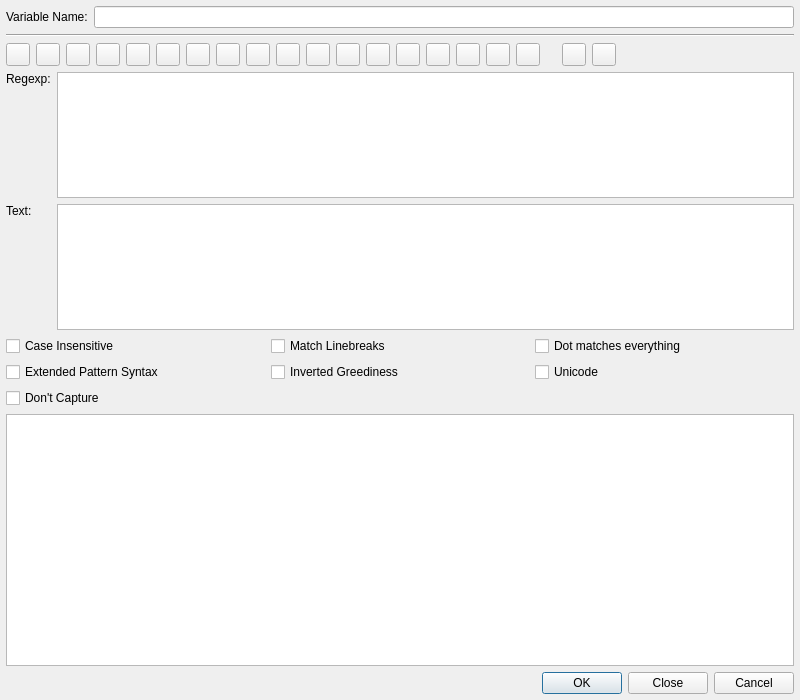
<?xml version="1.0" encoding="UTF-8"?>
<ui version="4.0">
 <class>QRegularExpressionWizardDialog</class>
 <widget class="QWidget" name="QRegularExpressionWizardDialog">
  <property name="geometry">
   <rect>
    <x>0</x>
    <y>0</y>
    <width>800</width>
    <height>700</height>
   </rect>
  </property>
  <property name="windowTitle">
   <string>QRegularExpression Wizard</string>
  </property>
  <property name="sizeGripEnabled" stdset="0">
   <bool>true</bool>
  </property>
  <layout class="QVBoxLayout" name="verticalLayout">
   <item>
    <layout class="QHBoxLayout">
     <item>
      <widget class="QLabel" name="variableLabel">
       <property name="text">
        <string>Variable Name:</string>
       </property>
      </widget>
     </item>
     <item>
      <widget class="QLineEdit" name="variableLineEdit"/>
     </item>
    </layout>
   </item>
   <item>
    <widget class="Line" name="variableLine">
     <property name="frameShape">
      <enum>QFrame::HLine</enum>
     </property>
     <property name="frameShadow">
      <enum>QFrame::Sunken</enum>
     </property>
     <property name="orientation">
      <enum>Qt::Horizontal</enum>
     </property>
    </widget>
   </item>
   <item>
    <layout class="QHBoxLayout" name="horizontalLayout">
     <item>
      <widget class="QToolButton" name="commentButton">
       <property name="toolTip">
        <string>&lt;b&gt;Comment: (?#)&lt;/b&gt;
&lt;p&gt;Insert some comment inside your regexp.&lt;/p&gt;</string>
       </property>
       <property name="whatsThis">
        <string>&lt;b&gt;Comment: (?#)&lt;/b&gt;
&lt;p&gt;Insert some comment inside your regexp.The regex engine ignores everything after the (?# until the first closing round bracket. 
The following example could clarify the regexp which match a valid date: &lt;/p&gt;
&lt;p&gt;(?#year)(19|20)\d\d[- /.](?#month)(0[1-9]|1[012])[- /.](?#day)(0[1-9]|[12][0-9]|3[01])&lt;/p&gt;</string>
       </property>
      </widget>
     </item>
     <item>
      <widget class="QToolButton" name="charButton">
       <property name="toolTip">
        <string>&lt;b&gt;Single character of a range (e.g. [abcd])&lt;/b&gt;&lt;p&gt;Select a single character of a range via a specific dialog.&lt;/p&gt;</string>
       </property>
       <property name="whatsThis">
        <string>&lt;b&gt;Single character of a range (e.g. [abcd])&lt;/b&gt;&lt;p&gt;Select a single character of a range via a specific dialog. This dialog will help to edit the range of characters and add some specific conditions.&lt;/p&gt;s</string>
       </property>
      </widget>
     </item>
     <item>
      <widget class="QToolButton" name="anycharButton">
       <property name="toolTip">
        <string>&lt;b&gt;Any character: '.'&lt;/b&gt;
&lt;p&gt;Select to insert a dot (.) in your regexp.&lt;/p&gt;</string>
       </property>
       <property name="whatsThis">
        <string>&lt;b&gt;Any character: '.'&lt;/b&gt;
&lt;p&gt;Select to insert a dot (.) in your regexp. The dot matches a single character, except line break characters (by default). 
E.g. 'gr.y' matches 'gray', 'grey', 'gr%y', etc. Use the dot sparingly. Often, a character class or negated
character class is faster and more precise.&lt;/p&gt;</string>
       </property>
      </widget>
     </item>
     <item>
      <widget class="QToolButton" name="repeatButton">
       <property name="toolTip">
        <string>&lt;b&gt;Repeat contents&lt;/b&gt;
&lt;p&gt;Select a repetition condition via a specific dialog. This dialog will help to specify the allowed range for repetitions.&lt;/p&gt;</string>
       </property>
       <property name="whatsThis">
        <string>&lt;b&gt;Repeat contents&lt;/b&gt;
&lt;p&gt;Select a repetition condition via a specific dialog. This dialog will help to specify the allowed range for repetitions.&lt;/p&gt;</string>
       </property>
      </widget>
     </item>
     <item>
      <widget class="QToolButton" name="nonGroupButton">
       <property name="toolTip">
        <string>&lt;b&gt;Non capturing parentheses: (?:)&lt;/b&gt;
&lt;p&gt;Select to insert some non capturing brackets.&lt;/p&gt;</string>
       </property>
       <property name="whatsThis">
        <string>&lt;b&gt;Non capturing parentheses: (?:)&lt;/b&gt;
&lt;p&gt;Select to insert some non capturing brackets. It can be used to apply a regexp quantifier (eg. '?' or '+') to the entire
group of characters inside the brakets. E.g. the regex 'Set(?:Value)?' matches 'Set' or 'SetValue'. The '?:' inside the brakets
means that the content of the match (called the backreference) is not stored for further use.&lt;/p&gt;</string>
       </property>
      </widget>
     </item>
     <item>
      <widget class="QToolButton" name="atomicGroupButton">
       <property name="toolTip">
        <string>&lt;b&gt;Atomic non capturing parentheses: (?&gt;)&lt;/b&gt;
&lt;p&gt;Select to insert some atomic non capturing brackets.&lt;/p&gt;</string>
       </property>
       <property name="whatsThis">
        <string>&lt;b&gt;Atomic non capturing parentheses: (?&gt;)&lt;/b&gt;
&lt;p&gt;Select to insert some atomic non capturing brackets. It can be used to apply a regexp quantifier (eg. '?' or '+') to the entire
group of characters inside the brakets. E.g. the regex 'Set(?&gt;Value)?' matches 'Set' or 'SetValue'. The '?&gt;' inside the brakets
means that the content of the match (called the backreference) is not stored for further use.&lt;/p&gt;</string>
       </property>
      </widget>
     </item>
     <item>
      <widget class="QToolButton" name="groupButton">
       <property name="toolTip">
        <string>&lt;b&gt;Group: ()&lt;/b&gt;
&lt;p&gt;Select to insert some capturing brackets.&lt;/p&gt;</string>
       </property>
       <property name="whatsThis">
        <string>&lt;b&gt;Group: ()&lt;/b&gt;
&lt;p&gt;Select to insert some capturing brackets. They can be used to apply a regexp quantifier (e.g. '?' or '+') to the entire group of 
characters inside the brakets. E.g. the regex 'Set(Value)?' matches 'Set' or 'SetValue'. Contrary to non-capturing parentheses, 
the backreference matched inside the brakets is stored for further use (i.e. 'Value' in the second example above). 
One can access the backereference with the '\1' expression. &lt;/p&gt;
&lt;p&gt;E.g. '([a-c])x\1x\1' will match 'axaxa', 'bxbxb' and 'cxcxc'.&lt;/p&gt;</string>
       </property>
      </widget>
     </item>
     <item>
      <widget class="QToolButton" name="namedGroupButton">
       <property name="toolTip">
        <string>&lt;b&gt;Named group: (?P&amp;lt;&lt;i&gt;groupname&lt;/i&gt;&amp;gt;)&lt;/b&gt;
&lt;p&gt;Select to insert some named group brackets.&lt;/p&gt;</string>
       </property>
       <property name="whatsThis">
        <string>&lt;b&gt;Named group: (?P&amp;lt;&lt;i&gt;groupname&lt;/i&gt;&amp;gt;)&lt;/b&gt;
&lt;p&gt;Select to insert some named group brackets. Usage is similar to standard group parentheses as the matched 
backreference is also stored for further usage. The difference is that a name is given to the match. This is useful when 
the work to do on the match becomes a bit complicated. One can access the backreference via the group name (i.e (?P=&lt;i&gt;groupname&lt;/i&gt;)).
E.g. (?P&lt;foo&gt;[abc])x(?P=foo)x(?P=foo)x matches 'axaxax','bxbxbx' or 'cxcxcx' ('foo' is the group name)&lt;/p&gt;</string>
       </property>
      </widget>
     </item>
     <item>
      <widget class="QToolButton" name="namedReferenceButton">
       <property name="toolTip">
        <string>&lt;b&gt;Reference named group: (?P=&lt;i&gt;groupname&lt;/i&gt;)&lt;/b&gt;
&lt;p&gt;Select to insert a reference to named group previously declared.&lt;/p&gt;</string>
       </property>
       <property name="whatsThis">
        <string>&lt;b&gt;Reference named group: (?P=&lt;i&gt;groupname&lt;/i&gt;)&lt;/b&gt;
&lt;p&gt;Select to insert a reference to named group previously declared. Each reference group refers to the match
 found by the corresponding named group. In the following example, (?P=foo) may refer to the charaters 'a','b' or 'c'.&lt;/p&gt;
&lt;p&gt;E.g. (?P&lt;foo&gt;[abc])x(?P=foo)x(?P=foo)x matches 'axaxax','bxbxbx' or 'cxcxcx'.&lt;/p&gt;</string>
       </property>
      </widget>
     </item>
     <item>
      <widget class="QToolButton" name="altnButton">
       <property name="toolTip">
        <string>&lt;b&gt;Alternatives: '|'&lt;/b&gt;
&lt;p&gt;Select to insert the alternation symbol '|'. &lt;/p&gt;</string>
       </property>
       <property name="whatsThis">
        <string>&lt;b&gt;Alternatives: '|'&lt;/b&gt;
&lt;p&gt;Select to insert the alternation symbol '|'. The alternation is used to match a single regular expression out of 
several possible regular expressions. E.g. 'cat|dog|mouse|fish' matches words containing the word 'cat', 'dog','mouse' or 'fish'.
Be aware that in the above example, the alternatives refer to whole or part of words. If you want to match exactly the
 words 'cat', 'dog', ... you should express the fact that you only want to match complete words: '\b(cat|dog|mouse|fish)\b'&lt;/p&gt;</string>
       </property>
      </widget>
     </item>
     <item>
      <widget class="QToolButton" name="beglineButton">
       <property name="toolTip">
        <string>&lt;b&gt;Begin of line: '^'&lt;/b&gt;
&lt;p&gt;Select to insert the start line character (^).&lt;/p&gt;</string>
       </property>
       <property name="whatsThis">
        <string>&lt;b&gt;Begin of line: '^'&lt;/b&gt;
&lt;p&gt;Select to insert the start line character (^). It is used to find some expressions at the begining of lines.
E.g. '^[A-Z]' match lines starting with a capitalized character. &lt;/p&gt;</string>
       </property>
      </widget>
     </item>
     <item>
      <widget class="QToolButton" name="endlineButton">
       <property name="toolTip">
        <string>&lt;b&gt;End of line: '$'&lt;/b&gt;
&lt;p&gt;Select to insert the end of line character ($).&lt;/p&gt;</string>
       </property>
       <property name="whatsThis">
        <string>&lt;b&gt;End of line: '$'&lt;/b&gt;
&lt;p&gt;Select to insert the end of line character ($). It is used to find some expressions at the end of lines.&lt;/p&gt;</string>
       </property>
      </widget>
     </item>
     <item>
      <widget class="QToolButton" name="wordboundButton">
       <property name="toolTip">
        <string>&lt;b&gt;Word boundary&lt;/b&gt;
&lt;p&gt;Select to insert the word boudary character (\b).&lt;/p&gt;</string>
       </property>
       <property name="whatsThis">
        <string>&lt;b&gt;Word boundary&lt;/b&gt;
&lt;p&gt;Select to insert the word boudary character (\b). This character is used to express the fact that word 
must begin or end at this position. E.g. '\bcat\b' matches exactly the word 'cat' while 'concatenation' is ignored.&lt;/p&gt;</string>
       </property>
      </widget>
     </item>
     <item>
      <widget class="QToolButton" name="nonwordboundButton">
       <property name="toolTip">
        <string>&lt;b&gt;Non word boundary&lt;/b&gt;
&lt;p&gt;Select to insert the word boudary character (\B). \B is the negated version of \b.&lt;/p&gt;</string>
       </property>
       <property name="whatsThis">
        <string>&lt;b&gt;Non word boundary&lt;/b&gt;
&lt;p&gt;Select to insert the word boudary character (\B). \B is the negated version of \b. \B matches at every position where \b 
does not. Effectively, \B matches at any position between two word characters as well as at any position between two non-word characters.&lt;/p&gt;</string>
       </property>
      </widget>
     </item>
     <item>
      <widget class="QToolButton" name="poslookaheadButton">
       <property name="toolTip">
        <string>&lt;b&gt;Positive lookahead: (?=&lt;i&gt;regexpr&lt;/i&gt;)&lt;/b&gt;
&lt;p&gt;Select to insert the positive lookhead brackets.&lt;/p&gt;</string>
       </property>
       <property name="whatsThis">
        <string>&lt;b&gt;Positive lookahead: (?=&lt;i&gt;regexpr&lt;/i&gt;)&lt;/b&gt;
&lt;p&gt;Select to insert the positive lookhead brackets. Basically, positive lookhead is used to match a character only if followed by another one.
Writting 'q(?=u)' means that you want to match the 'q' character only if it is followed by 'u'. In this statement 'u' is a trivial 
regexp which may be replaced by a more complex expression; q(?=[abc])' will match a 'q' if followed by either 'a', 'b' or 'c'.&lt;/p&gt;</string>
       </property>
      </widget>
     </item>
     <item>
      <widget class="QToolButton" name="neglookaheadButton">
       <property name="toolTip">
        <string>&lt;b&gt;Negative lookahead: (?!&lt;i&gt;regexpr&lt;/i&gt;)&lt;/b&gt;
&lt;p&gt;Select to insert the negative lookhead brackets.&lt;/p&gt;</string>
       </property>
       <property name="whatsThis">
        <string>&lt;b&gt;Negative lookahead: (?!&lt;i&gt;regexpr&lt;/i&gt;)&lt;/b&gt;
&lt;p&gt;Select to insert the negative lookhead brackets. Basically, negative lookhead is used to match a character only if it is not
followed by a another one. Writting 'q(?!u)' means that you want to match 'q' only if it is not followed by 'u'. In this statement, 'u' is a
trivial regexp which may be replaced by a more complex expression; 'q(?![abc])' will match a 'q' if it is followed by anything else than 'a', 'b' or 'c'.&lt;/p&gt;</string>
       </property>
      </widget>
     </item>
     <item>
      <widget class="QToolButton" name="poslookbehindButton">
       <property name="toolTip">
        <string>&lt;b&gt;Positive lookbehind: (?&amp;lt;=&lt;i&gt;regexpr&lt;/i&gt;)&lt;/b&gt;
&lt;p&gt;Select to insert the positive lookbehind brackets.&lt;/p&gt;</string>
       </property>
       <property name="whatsThis">
        <string>&lt;b&gt;Positive lookbehind: (?&amp;lt;=&lt;i&gt;regexpr&lt;/i&gt;)&lt;/b&gt;
&lt;p&gt;Select to insert the positive lookbehind brackets. Lookbehind has the same effect as lookahead, but works backwards. 
It is used to match a character only if preceded by another one. Writting '(?&amp;lt;=u)q' means that you want to match the 'q' character 
only if it is preceded by 'u'. As with lookhead, 'u' may be replaced by a more complex expression; '(?&amp;lt;=[abc])q' will match a 'q' if preceded by either 'a', 'b' or 'c'.&lt;/p&gt;</string>
       </property>
      </widget>
     </item>
     <item>
      <widget class="QToolButton" name="neglookbehindButton">
       <property name="toolTip">
        <string>&lt;b&gt;Negative lookbehind (?&amp;lt;!&lt;i&gt;regexpr&lt;/i&gt;)&lt;/b&gt;
&lt;p&gt;Select to insert the negative lookbehind brackets.&lt;/p&gt;</string>
       </property>
       <property name="whatsThis">
        <string>&lt;b&gt;Negative lookbehind (?&amp;lt;!&lt;i&gt;regexpr&lt;/i&gt;)&lt;/b&gt;
&lt;p&gt;Select to insert the negative lookbehind brackets. Lookbehind has the same effect as lookahead, 
but works backwards. It is used to match a character only if not preceded by another one. Writting '(?&amp;lt;!u)q' means that you want to match the 'q' 
character only if it is not preceded by 'u'. As other lookaround, 'u' may be replaced by a more complex 
expression; '(?&amp;lt;![abc])q' will match a 'q' only if not preceded by either 'a', 'b' nor 'c'.&lt;/p&gt;</string>
       </property>
      </widget>
     </item>
     <item>
      <spacer>
       <property name="orientation">
        <enum>Qt::Horizontal</enum>
       </property>
       <property name="sizeType">
        <enum>QSizePolicy::Fixed</enum>
       </property>
       <property name="sizeHint" stdset="0">
        <size>
         <width>16</width>
         <height>20</height>
        </size>
       </property>
      </spacer>
     </item>
     <item>
      <widget class="QToolButton" name="undoButton">
       <property name="toolTip">
        <string>&lt;b&gt;Undo last edit&lt;/b&gt;</string>
       </property>
      </widget>
     </item>
     <item>
      <widget class="QToolButton" name="redoButton">
       <property name="toolTip">
        <string>&lt;b&gt;Redo last edit&lt;/b&gt;</string>
       </property>
      </widget>
     </item>
     <item>
      <spacer>
       <property name="orientation">
        <enum>Qt::Horizontal</enum>
       </property>
       <property name="sizeType">
        <enum>QSizePolicy::Expanding</enum>
       </property>
       <property name="sizeHint" stdset="0">
        <size>
         <width>20</width>
         <height>20</height>
        </size>
       </property>
      </spacer>
     </item>
    </layout>
   </item>
   <item>
    <layout class="QGridLayout" name="gridLayout_2">
     <item row="0" column="0">
      <widget class="QLabel" name="textLabel1">
       <property name="text">
        <string>Regexp:</string>
       </property>
       <property name="alignment">
        <set>Qt::AlignTop</set>
       </property>
      </widget>
     </item>
     <item row="0" column="1">
      <widget class="QTextEdit" name="regexpTextEdit">
       <property name="sizePolicy">
        <sizepolicy hsizetype="Expanding" vsizetype="Expanding">
         <horstretch>0</horstretch>
         <verstretch>1</verstretch>
        </sizepolicy>
       </property>
       <property name="acceptRichText">
        <bool>false</bool>
       </property>
      </widget>
     </item>
     <item row="1" column="0">
      <widget class="QLabel" name="textLabel2">
       <property name="text">
        <string>Text:</string>
       </property>
       <property name="alignment">
        <set>Qt::AlignTop</set>
       </property>
      </widget>
     </item>
     <item row="1" column="1">
      <widget class="QTextEdit" name="textTextEdit">
       <property name="sizePolicy">
        <sizepolicy hsizetype="Expanding" vsizetype="Expanding">
         <horstretch>0</horstretch>
         <verstretch>1</verstretch>
        </sizepolicy>
       </property>
       <property name="acceptRichText">
        <bool>false</bool>
       </property>
      </widget>
     </item>
     <item row="2" column="0" colspan="2">
      <layout class="QGridLayout" name="gridLayout">
       <item row="0" column="0">
        <widget class="QCheckBox" name="caseInsensitiveCheckBox">
         <property name="text">
          <string>Case Insensitive</string>
         </property>
        </widget>
       </item>
       <item row="0" column="1">
        <widget class="QCheckBox" name="multilineCheckBox">
         <property name="toolTip">
          <string>&quot;^&quot; matches beginning of line, &quot;$&quot; matches end of line</string>
         </property>
         <property name="text">
          <string>Match Linebreaks</string>
         </property>
        </widget>
       </item>
       <item row="0" column="2">
        <widget class="QCheckBox" name="dotallCheckBox">
         <property name="toolTip">
          <string>&quot;.&quot; matches everything including linebreaks</string>
         </property>
         <property name="text">
          <string>Dot matches everything</string>
         </property>
        </widget>
       </item>
       <item row="1" column="0">
        <widget class="QCheckBox" name="extendedCheckBox">
         <property name="text">
          <string>Extended Pattern Syntax</string>
         </property>
        </widget>
       </item>
       <item row="1" column="1">
        <widget class="QCheckBox" name="greedinessCheckBox">
         <property name="text">
          <string>Inverted Greediness</string>
         </property>
        </widget>
       </item>
       <item row="1" column="2">
        <widget class="QCheckBox" name="unicodeCheckBox">
         <property name="text">
          <string>Unicode</string>
         </property>
        </widget>
       </item>
       <item row="2" column="0">
        <widget class="QCheckBox" name="captureCheckBox">
         <property name="toolTip">
          <string>Non-named capturing groups do not capture substrings</string>
         </property>
         <property name="text">
          <string>Don't Capture</string>
         </property>
        </widget>
       </item>
      </layout>
     </item>
     <item row="3" column="0" colspan="2">
      <widget class="QTableWidget" name="resultTable">
       <property name="sizePolicy">
        <sizepolicy hsizetype="Expanding" vsizetype="Expanding">
         <horstretch>0</horstretch>
         <verstretch>2</verstretch>
        </sizepolicy>
       </property>
       <property name="editTriggers">
        <set>QAbstractItemView::NoEditTriggers</set>
       </property>
      </widget>
     </item>
    </layout>
   </item>
   <item>
    <widget class="QDialogButtonBox" name="buttonBox">
     <property name="orientation">
      <enum>Qt::Horizontal</enum>
     </property>
     <property name="standardButtons">
      <set>QDialogButtonBox::Cancel|QDialogButtonBox::Close|QDialogButtonBox::Ok</set>
     </property>
    </widget>
   </item>
  </layout>
 </widget>
 <layoutdefault spacing="6" margin="6"/>
 <pixmapfunction>qPixmapFromMimeSource</pixmapfunction>
 <tabstops>
  <tabstop>variableLineEdit</tabstop>
  <tabstop>commentButton</tabstop>
  <tabstop>charButton</tabstop>
  <tabstop>anycharButton</tabstop>
  <tabstop>repeatButton</tabstop>
  <tabstop>nonGroupButton</tabstop>
  <tabstop>atomicGroupButton</tabstop>
  <tabstop>groupButton</tabstop>
  <tabstop>namedGroupButton</tabstop>
  <tabstop>namedReferenceButton</tabstop>
  <tabstop>altnButton</tabstop>
  <tabstop>beglineButton</tabstop>
  <tabstop>endlineButton</tabstop>
  <tabstop>wordboundButton</tabstop>
  <tabstop>nonwordboundButton</tabstop>
  <tabstop>poslookaheadButton</tabstop>
  <tabstop>neglookaheadButton</tabstop>
  <tabstop>poslookbehindButton</tabstop>
  <tabstop>neglookbehindButton</tabstop>
  <tabstop>undoButton</tabstop>
  <tabstop>redoButton</tabstop>
  <tabstop>regexpTextEdit</tabstop>
  <tabstop>textTextEdit</tabstop>
  <tabstop>caseInsensitiveCheckBox</tabstop>
  <tabstop>multilineCheckBox</tabstop>
  <tabstop>dotallCheckBox</tabstop>
  <tabstop>extendedCheckBox</tabstop>
  <tabstop>greedinessCheckBox</tabstop>
  <tabstop>unicodeCheckBox</tabstop>
  <tabstop>captureCheckBox</tabstop>
  <tabstop>resultTable</tabstop>
  <tabstop>buttonBox</tabstop>
 </tabstops>
 <resources/>
 <connections/>
</ui>
